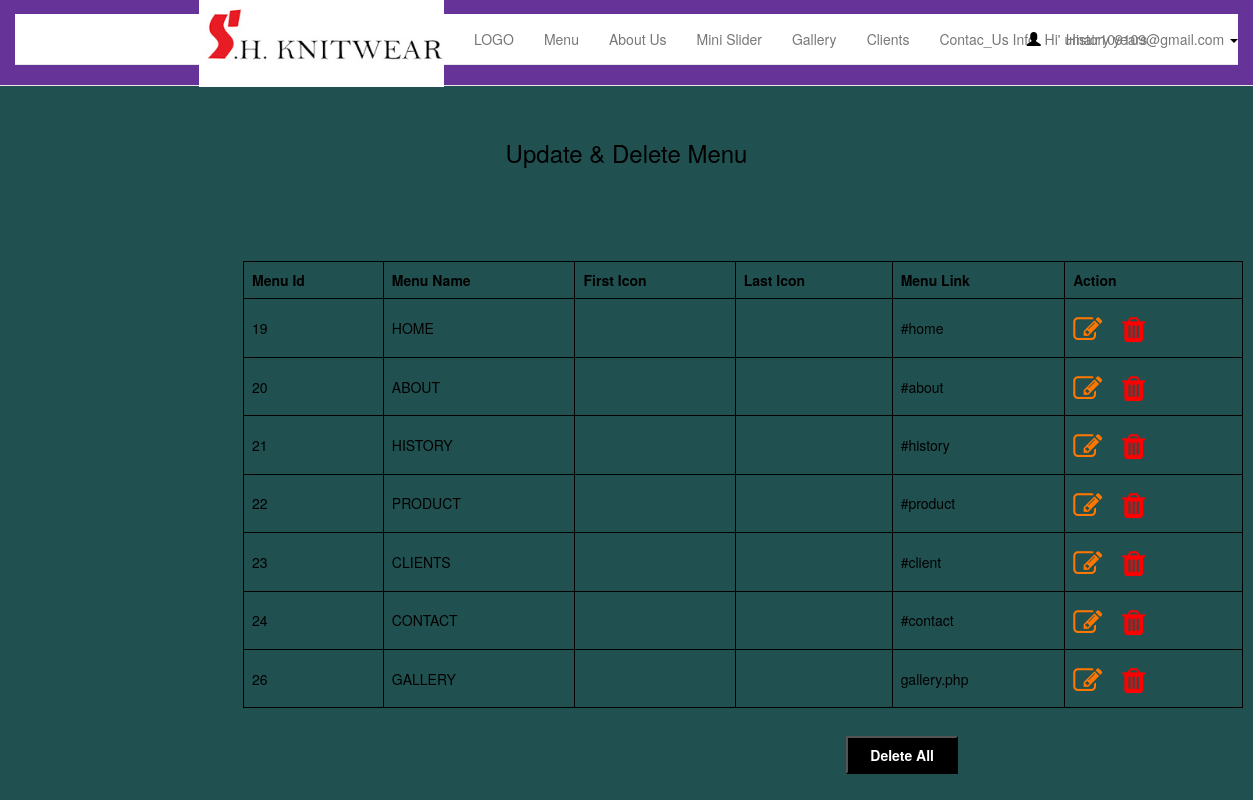
Screenshot of /admin/mange_menu.php (signed in) with the database file from the repository.
### tables this page shows
CREATE TABLE `users` (
  `userId` int(11) NOT NULL,
  `userName` varchar(30) NOT NULL,
  `userEmail` varchar(60) NOT NULL,
  `userPass` varchar(255) NOT NULL
);

CREATE TABLE `menu` (
  `menu_id` int(20) NOT NULL,
  `menu_name` varchar(20) NOT NULL,
  `menu_icon` varchar(30) NOT NULL,
  `menu_icon_last` varchar(50) NOT NULL,
  `menu_link` varchar(50) NOT NULL
);

### admin/mange_menu.php (the view, shortened to what this page needs)
<?php
include "config.php";
include "header.php";
?>
<!DOCTYPE html>
<html>
<head>
<link rel="stylesheet" href="https://cdnjs.cloudflare.com/ajax/libs/font-awesome/4.7.0/css/font-awesome.min.css">
</head>
<body>
<div style="margin-top: 140px;">
<table style="width:1000px;  margin:95px 243px; ">
<h3 style="text-align: center;">Update & Delete Menu </h3>
<thead>
<tr>
	<th>Menu Id</th>
	<th>Menu Name</th>
	<th>First Icon</th>
	<th>Last Icon</th>
	<th>Menu Link</th>
	<th>Action</th>
</tr>
</thead>
					<?php
						$sql = "SELECT * FROM menu  ";
						  	$result = $conn->query($sql);
						   if ($result->num_rows > 0) {
							while($row = $result->fetch_assoc()) {
					        $menu_name 		= $row["menu_name"];
							$menu_icon	 	= $row["menu_icon"];
							$menu_icon_last	= $row['menu_icon_last'];
							$menu_id		= $row['menu_id'];
							$menu_link		= $row['menu_link'];
					?>
					<tbody>
						<tr>
							<td><?php echo $menu_id; ?></td>
							<td><?php echo $menu_name; ?> </td>
							<td><?php echo $menu_icon; ?></td>
							<td><?php echo $menu_icon_last; ?></td>
							<td><?php echo $menu_link; ?></td>
							<td>
								<a href="update_menu.php?edit=<?php echo $menu_id; ?>"  style="margin-right:12px; font-size: 29px;  ">
									<i class="fa fa-pencil-square-o" aria-hidden="true" style="color: #ff7600;"></i>
								</a>
								<a href="del_menu.php?id=<?php echo $menu_id; ?>" onClick="return do_confirm();" style="font-size: 29px; " >
									<i class="fa fa-trash" aria-hidden="true" style="color: red;"></i>
								</a>
							</td>
						</tr>
					</tbody>
					<?php }} ?>
</table>
					<?php
						$sql = "SELECT * FROM menu ";
						  $result = $conn->query($sql);
						   if ($result->num_rows > 0) {
							while($row = $result->fetch_assoc()) {
							$menu_id= $row['menu_id'];
					?>
					<a href="all_del_menu.php?id=<?php echo $menu_id; ?>" onClick="return do_confirm();" >
						<input type="submit" name="submit" value="Delete All" style="background-color: #000; color: #fff;">
					</a>
					<?php }} ?>
</div>
</body>
</html>

### admin/header.php (shortened to what this page needs)
<?php
	require_once 'dbconnect.php';
	$res=mysqli_query($conn,"SELECT * FROM users WHERE userId=".$_SESSION['user']);
	$userRow=mysqli_fetch_array($res);
?>
<!DOCTYPE html>
<html>
<head>
<link rel="stylesheet" href="assets/css/bootstrap.min.css" type="text/css"  />
<link rel="stylesheet" href="style.css" type="text/css" />
	<link href="http://netdna.bootstrapcdn.com/bootstrap/3.3.5/css/bootstrap.css" rel="stylesheet">
<link rel="stylesheet" href="https://cdnjs.cloudflare.com/ajax/libs/font-awesome/4.7.0/css/font-awesome.min.css">
</head>
<body style="background-color:rgb(32, 80, 80);">
	<nav class="navbar navbar-default navbar-fixed-top">
      <div class="container-fluid" style="    background: rebeccapurple;">
        <div class="navbar-header">
          <a class="navbar-brand" href="home.php"><img src="1.png"  width="169px"></a>
        </div>
        <div id="navbar" class="navbar-collapse collapse dropdown" style="margin-top:14px;">
			<div id="navbar">
					  <nav class="navbar navbar-default navbar-static-top" role="navigation">
						<div class="navbar-header">
						  <a class="navbar-brand"href="home.php"><img src="logo1.jpg" style="margin-top:-29px; width: 245px;"></a>
						</div>
						<div class="collapse navbar-collapse" id="navbar-collapse-1" style="    background: white;">
						  <ul class="nav navbar-nav">
							<li><a href="mange_logo.php">LOGO</a></li>
							<li class="dropdown">
							  <a href="home.php" class="dropdown-toggle" data-toggle="dropdown">Menu</a>
							</li>
							<li class="dropdown">
							  <a href="home.php" class="dropdown-toggle" data-toggle="dropdown">About Us</a>
							</li>
							<li class="dropdown">
							  <a href="home.php" class="dropdown-toggle" data-toggle="dropdown">Mini Slider </a>
							</li>
							<li class="dropdown">
							  <a href="home.php" class="dropdown-toggle" data-toggle="dropdown">Gallery </a>
							</li>
							<li class="dropdown">
							  <a href="home.php" class="dropdown-toggle" data-toggle="dropdown">Clients </a>
							</li>
							<li class="dropdown">
							  <a href="home.php" class="dropdown-toggle" data-toggle="dropdown">Contac_Us Info </a>
							</li>
							<li class="dropdown">
							  <a href="home.php" class="dropdown-toggle" data-toggle="dropdown">History years </a>
							</li>
						  </ul>
						</div>
						 	<ul class="nav navbar-nav navbar-right">
					            <li class="dropdown" style="margin-top:-50px;">
					              <a href="#" class="dropdown-toggle" data-toggle="dropdown" role="button" aria-haspopup="true" aria-expanded="false">
								  <span class="glyphicon glyphicon-user"></span>&nbsp;Hi' <?php echo $userRow['userEmail']; ?>&nbsp;<span class="caret"></span></a>
					            </li>
					         </ul>
					  </nav>
				</div>
        </div>
      </div>
    </nav>

### admin/style.css (style rules this page uses)
* { margin:0; padding:0; }
@media (min-width: 768px) { #navbar { text-align: center; } }

### admin/header.php (style rules this page uses)
* { padding:0px; margin:0px; color: black; }
table, th,td { border: 1px solid black; border-collapse: collapse; }
th, td { padding: 8px; }

### admin/mange_menu.php (style rules this page uses)
* { padding:0px; margin:0px; }
table, th,td { border: 1px solid black; border-collapse: collapse; }
th, td { padding: 8px; }
input { float: right; margin-right: 295px; margin-top: -67px; padding: 7px 22px; font-weight: 700; background-clip: padding-box; }
th { color: #000; }

### rows the page displays
users: userEmail "umair109109@gmail.com"
menu: menu_id "19", menu_name "HOME", menu_link "#home"
menu: menu_id "20", menu_name "ABOUT", menu_link "#about"
menu: menu_id "21", menu_name "HISTORY", menu_link "#history"
menu: menu_id "22", menu_name "PRODUCT", menu_link "#product"
menu: menu_id "23", menu_name "CLIENTS", menu_link "#client"
menu: menu_id "24", menu_name "CONTACT", menu_link "#contact"
menu: menu_id "26", menu_name "GALLERY", menu_link "gallery.php"
